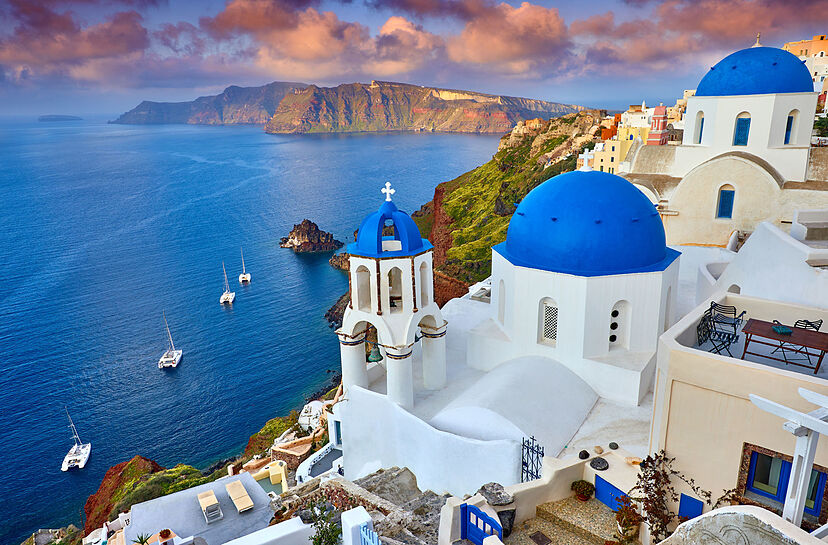
#> input picture 2.jpg, 828 x 545 px
$ python 'Transformación_Inversa.py'
#> lines starting #> are read from the running program, lines starting #| are printed output that depends on the picture
import cv2
import numpy as np
import matplotlib.pyplot as plt

# Cargar la imagen
image = cv2.imread('2.jpg')
#> image is the input picture: shape (545, 828, 3); mean B, G, R 160.2, 136.6, 118.9
image_rgb = cv2.cvtColor(image, cv2.COLOR_BGR2RGB)

# Dimensiones de la imagen
h, w = image.shape[:2]
#> h = 545; w = 828

# Puntos de origen (cuatro esquinas de la imagen)
pts_src = np.array([[0, 0], [w - 1, 0], [w - 1, h - 1], [0, h - 1]],
                   dtype='float32')
#> pts_src = [[0, 0], [827, 0], [827, 544], [0, 544]]

# Puntos de destino para la transformación de perspectiva
pts_dst = np.array(
    [[0, 0], [w - 1, 0], [int(0.6 * w), h - 1], [int(0.4 * w), h - 1]],
    dtype='float32')

# Calcular la matriz de transformación de perspectiva
M = cv2.getPerspectiveTransform(pts_src, pts_dst)

# Aplicar la transformación de perspectiva
image_perspective = cv2.warpPerspective(image_rgb, M, (w, h))
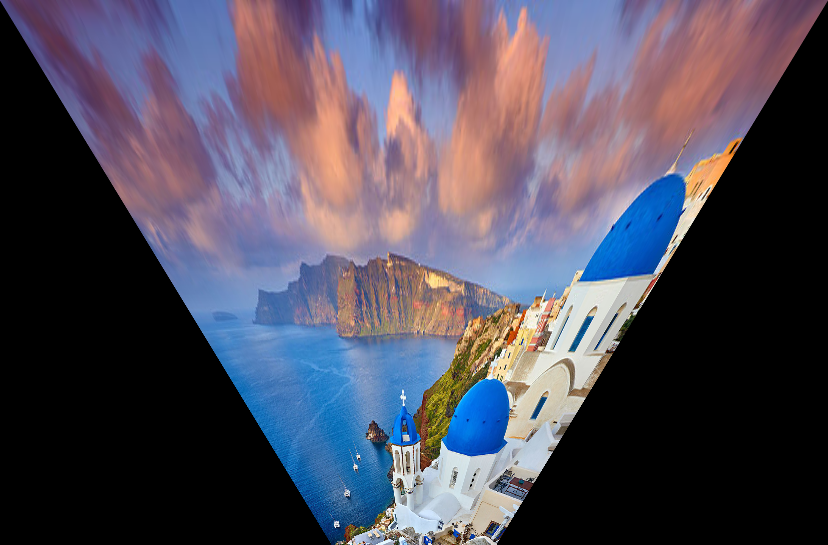
#> image_perspective: shape (545, 828, 3); mean R, G, B 79.2, 75.4, 90.7


# Introducir interpolación
def add_interpolation_artifacts(image, scale_factor=2):
    height, width = image.shape[:2]
    new_width = width // scale_factor
    new_height = height // scale_factor

    small = cv2.resize(image, (new_width, new_height),
                       interpolation=cv2.INTER_LINEAR)
    enlarged = cv2.resize(small, (width, height),
                          interpolation=cv2.INTER_NEAREST)
    return enlarged


# Aplicar la transformación inversa
M_inv = cv2.getPerspectiveTransform(pts_dst, pts_src)
image_inverse = cv2.warpPerspective(image_perspective, M_inv, (w, h))
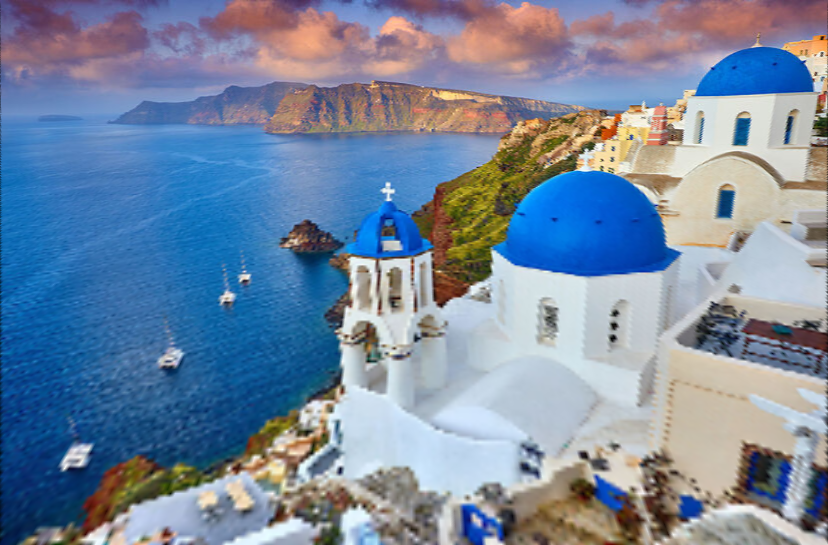
#> image_inverse: shape (545, 828, 3); mean R, G, B 118.9, 136.6, 160.2
image_inverse_with_artifacts = add_interpolation_artifacts(image_inverse)
#> in add_interpolation_artifacts, `small = cv2.resize(image, (new_width, new_height), interpolation=cv2.I..`:
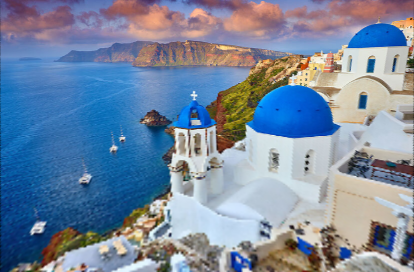
#> small: shape (272, 414, 3); mean R, G, B 118.8, 136.4, 160

# Mostrar las tres imágenes juntas
plt.figure(figsize=(15, 5))

plt.subplot(1, 3, 1)
plt.imshow(image_rgb)
plt.title('Imagen Original')
plt.axis('off')

plt.subplot(1, 3, 2)
plt.imshow(image_perspective)
plt.title('Transformación Perspectiva')
plt.axis('off')

plt.subplot(1, 3, 3)
plt.imshow(image_inverse_with_artifacts)
plt.title('Transformación Inversa ')
plt.axis('off')

plt.tight_layout()
plt.show()
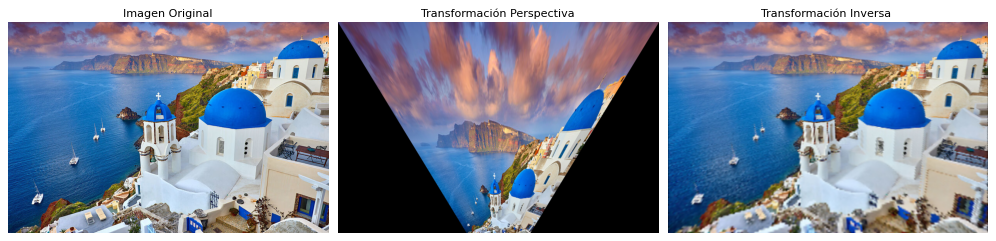
#> figure drawn by matplotlib, 3 panels

$ run again, with 18113892-1897-4348-8718-0dbe2328daad.jpg copied over 2.jpg
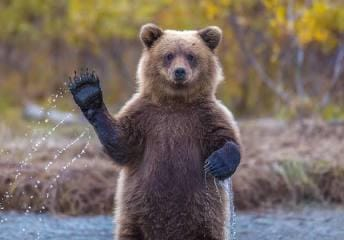
#> input picture 18113892-1897-4348-8718-0dbe2328daad.jpg, 344 x 240 px
#> image is the input picture: shape (240, 344, 3); mean B, G, R 98.4, 106.9, 119.8
#> `image_perspective = cv2.warpPerspective(image_rgb, M, (w, h))`:
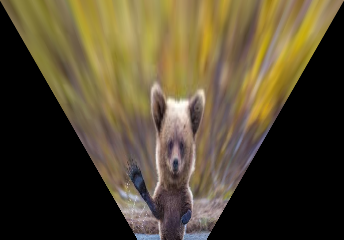
#> image_perspective: shape (240, 344, 3); mean R, G, B 83.5, 72.4, 48.5
#> `plt.show()`:
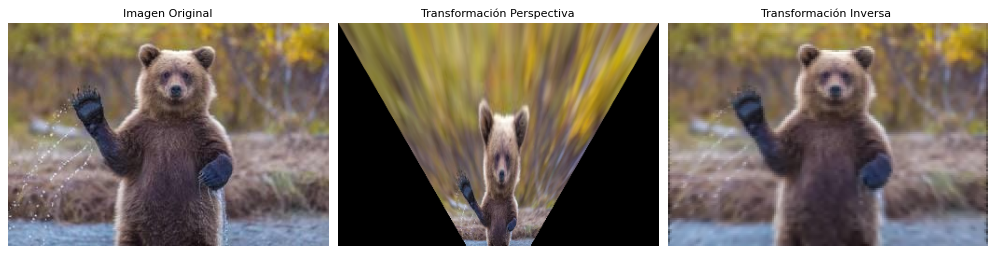
#> figure drawn by matplotlib, 3 panels

$ run again, with mouse.jpg copied over 2.jpg
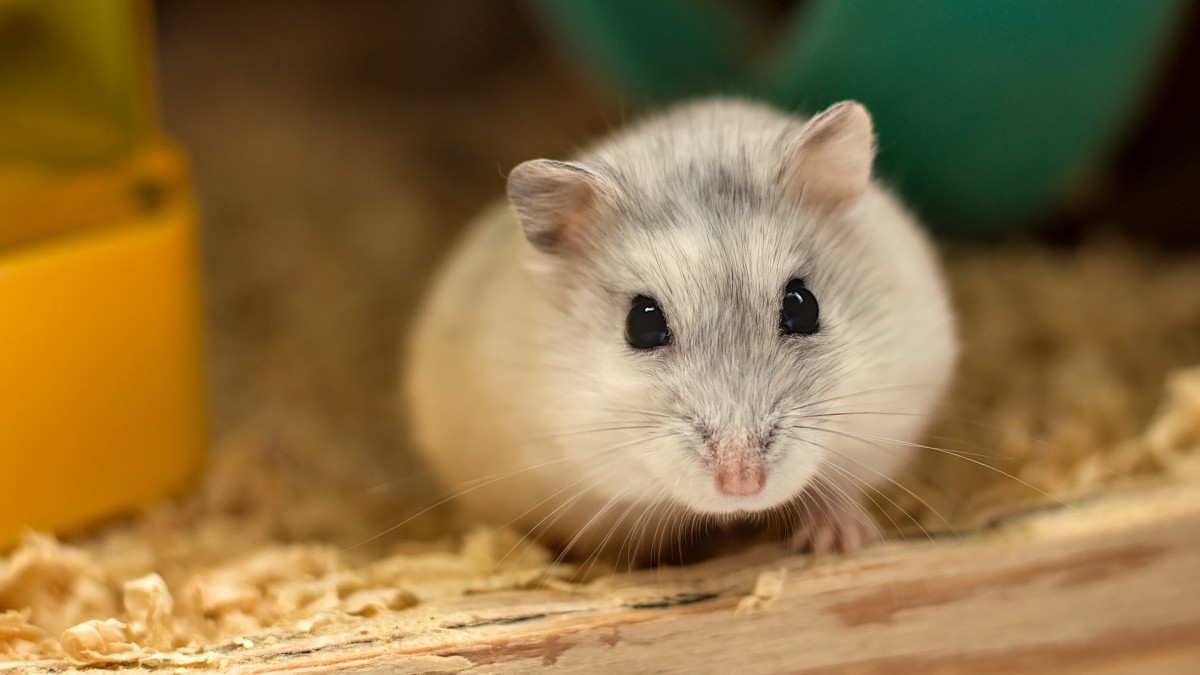
#> input picture mouse.jpg, 1200 x 675 px
#> image is the input picture: shape (675, 1200, 3); mean B, G, R 66.4, 112.6, 140.3
#> `image_perspective = cv2.warpPerspective(image_rgb, M, (w, h))`:
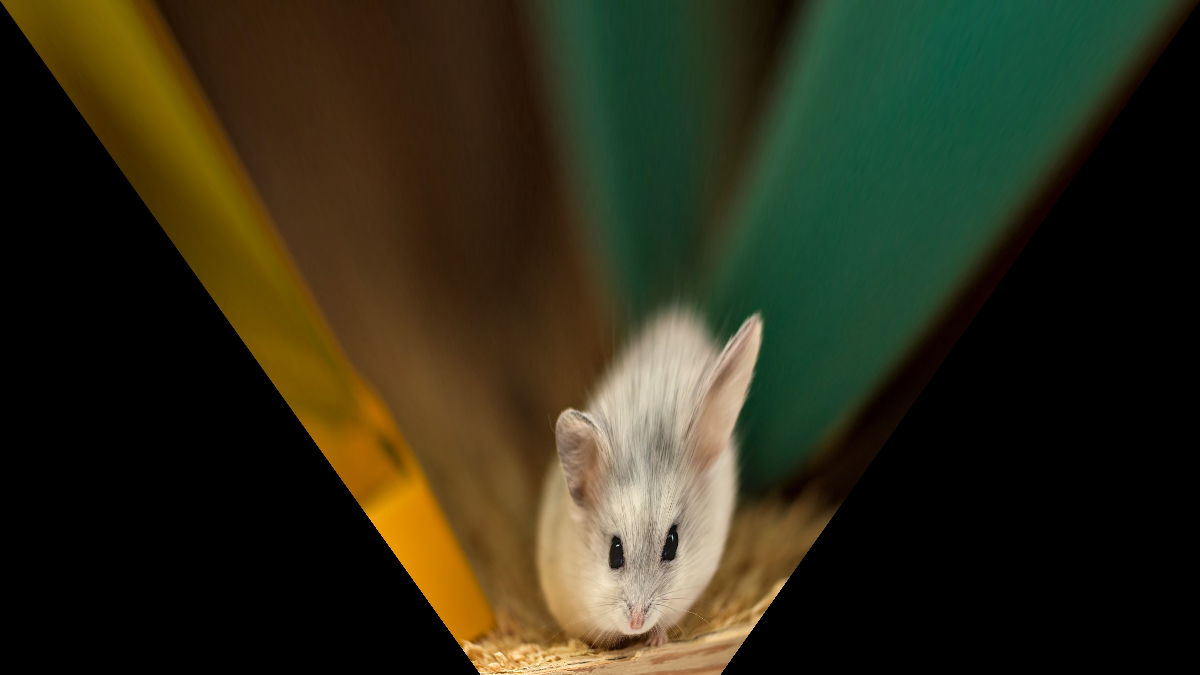
#> image_perspective: shape (675, 1200, 3); mean R, G, B 46.1, 44.3, 24.3
#> `plt.show()`:
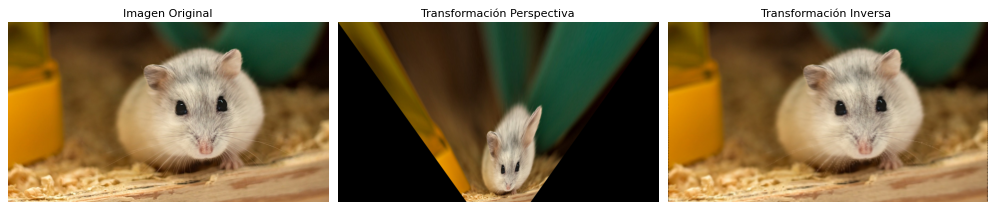
#> figure drawn by matplotlib, 3 panels
